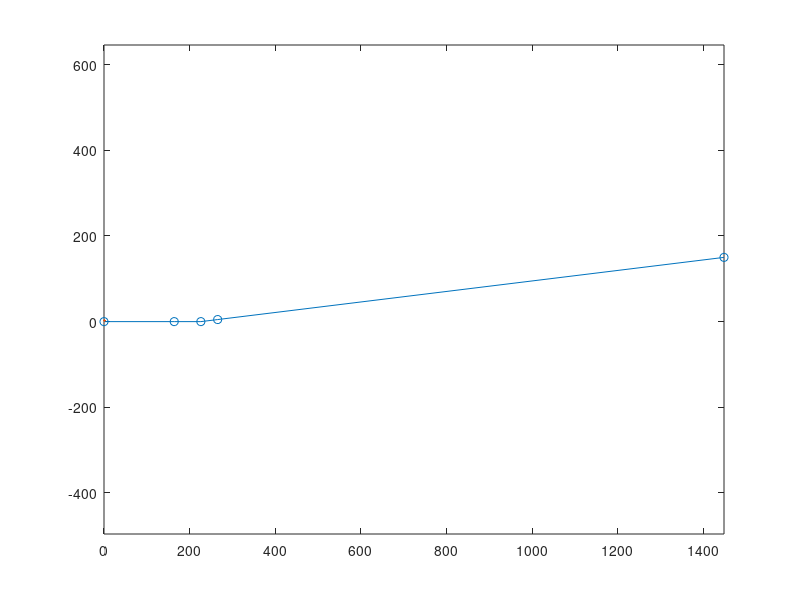

Here is the MATLAB script that generated this plot:
% Use metric units

% Environmental conditions
g = 9.81; % Acceleration due to gravity (m/s^2)
rho = 1.14; % Air density (kg/m^3) PARAMETER

% Aircraft parameters
W = 14.9685*g; % Aircraft weight (N) PARAMETER
sref = 1.5652; % Wing reference area (m^2) PARAMETER
mu = 0.0275; % Rolling friction coefficient

% Propulsion parameters
T = @(v) (50.9 - 1.0 * v - 0.0344 * v.^2) * (rho / 1.254).^(1/3);

% Aerodynamic parameters
CL_Max = 1.3805;
alpha_Ground = deg2rad(12.8);
CL_Ground = 1.3644;
CD_Ground = 0.2854;
alpha_Rotate = deg2rad(7.5620);
CL_Rotate = 0.8 * CL_Max;
CD_Rotate = 0.1830;

% Drag and lift
D = @(v, CD) 0.5 * rho * v^2 * sref * CD;
L = @(v, CL) 0.5 * rho * v^2 * sref * CL;

% Stall velocity and takeoff velocity
VStall = sqrt(2 * W / (sref * rho * CL_Max));
VTO = 1.1 * VStall;

% Climb parameters
theta_climb = deg2rad(7); % rad
h_cruise = 150 * 12 / 39.37;

% Parameters to iterate over
S = 0; % horizontal distance (m)
h = 0; % vertical height (m)
V = 0; % velocity (m/s)
t = 0; % time elapsed (s)

dt = 0.01; % (s)

%% Takeoff run
% Iterate from standstill, to takeoff velocity
% Early rotation when lift is greater than weight

while V < VTO
    a = (T(V)*cos(alpha_Ground) - D(V, CD_Ground) - (W - L(V, CL_Ground) - T(V)*sin(alpha_Ground)) * mu) * (g / W);

    V = V + a * dt;
    S = S + V * dt;
    t = t + dt;

    if (W - L(V, CL_Ground) - T(V)*sin(alpha_Ground) < 0)
        disp("Early Rotation");
        break;
    end
end

S_G = S;

%% Rotation
% Assume instantaneous rotation
% Assume aircraft stays on the ground
% Finish when reaching takeoff velocity

t_rotation = t;

while V < VTO
    a = (T(V)*cos(alpha_Rotate) - D(V, CD_Rotate) - (W - L(V, CL_Rotate) - T(V)*sin(alpha_Rotate)) * mu) * (g / W);

    V = V + a * dt;
    S = S + V * dt;
    t = t + dt;
end

S_R = S - S_G;

%% Transition
% Constant velocity arc

R = V^2 / (0.15 * g);
S_TR = R * sin(theta_climb);
h_TR = S_TR * tan(theta_climb);

%% Climb
% Constant velocity climb to cruise altitude

S_CL = (h_cruise - h_TR) / tan(theta_climb);

t_TR = (S_TR + (S_CL / cos(theta_climb))) / V;

%% Plots

x = [0, S_G, S_G+S_R, S_G+S_R+S_TR, S_G+S_R+S_TR+S_CL];
y = [0, 0, 0, h_TR, h_cruise];

plot(x*39.37/12, y*39.37/12, LineWidth=3);
hold on
scatter(x*39.37/12, y*39.37/12);
axis equal